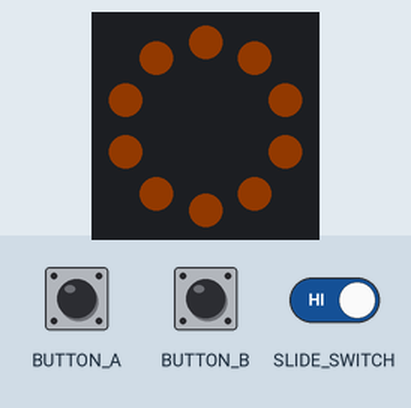
The program below on a simulated Circuit Playground running CircuitPython. Shown: the board's ring of 10 RGB LEDs (number 0 left of the top, counting anticlockwise). Inputs (shaded band) come from the test bench. Dim RGB values are drawn brighter than linear.

Above: at 1.25 s.
1.3 s: slide switch moved to the right
At 1.4 s:
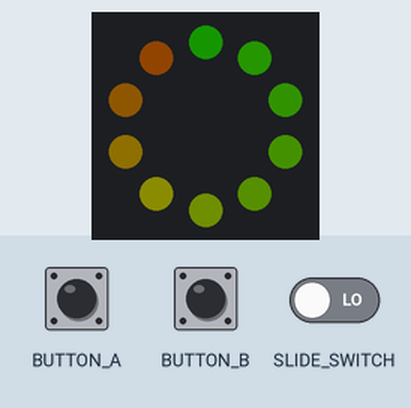
3.0 s: slide switch moved to the left
At 4.27 s:
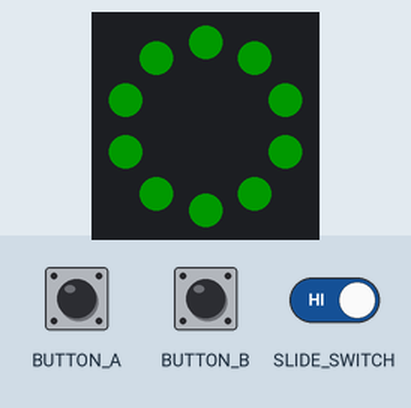
6.0 s: slide switch moved to the right
At 6.15 s:
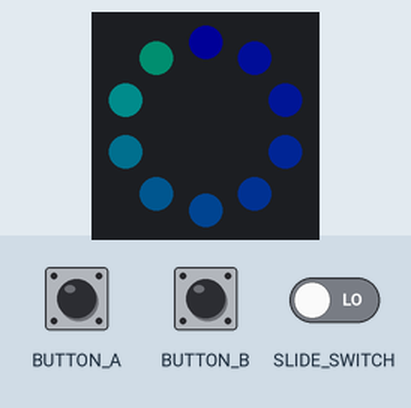
7.7 s: slide switch moved to the left
At 8.52 s:
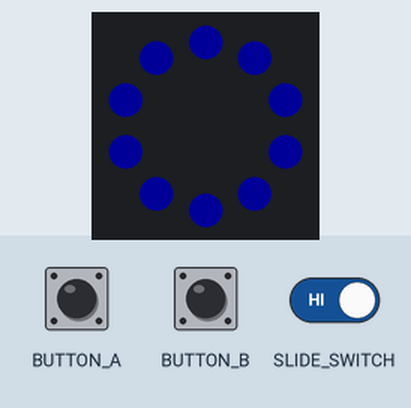
10.7 s: slide switch moved to the right
At 10.9 s:
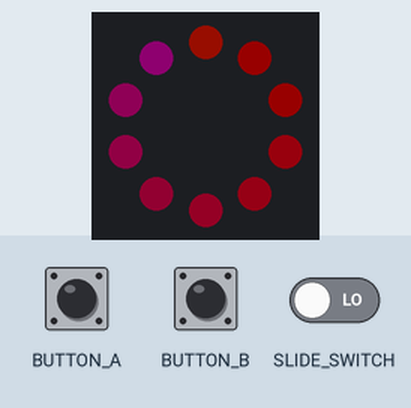
12.3 s: slide switch moved to the left
At 14.8 s:
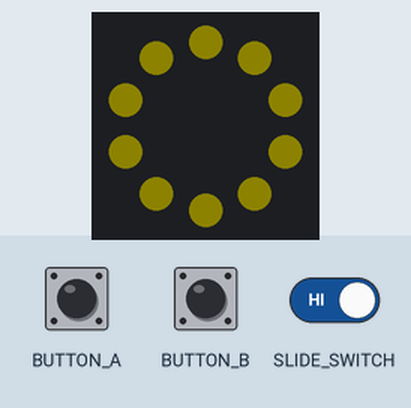

Measured:
- after the input at 1.3 s, the LEDs: first change at once (image 1 shows a later state)
- after the input at 6.0 s, the LEDs: first change at once (image 3 shows a later state)
- after the input at 10.7 s, the LEDs: first change at once (image 5 shows a later state)
- after the input at 12.3 s, the LEDs: first change at once (image 6 shows a later state)

The program:

code.py
```python
"""Create a gentle strobing rainbow glow.

The A and B buttons control the spread of the light spectrum.
"""
import time

import board
import digitalio
import neopixel

NUMBER_LEDS = 10
BRIGHTNESS = 0.1
UPDATES_PER_SECOND = 20
SPEED = 1  # How fast to progress through the rainbow

# Small values (0-10) put all lights in similar colour range
# 25 gives the full rainbow. Higher values give random-seeming
# colours next to each other.
colour_spread = 5

# The slider/switch
switch = digitalio.DigitalInOut(board.SLIDE_SWITCH)  # D7
switch.direction = digitalio.Direction.INPUT
switch.pull = digitalio.Pull.UP

# The buttons
button_a = digitalio.DigitalInOut(board.BUTTON_A)  # D4
button_a.direction = digitalio.Direction.INPUT
button_a.pull = digitalio.Pull.DOWN

button_b = digitalio.DigitalInOut(board.BUTTON_B)  # D5
button_b.direction = digitalio.Direction.INPUT
button_b.pull = digitalio.Pull.DOWN

pixels = neopixel.NeoPixel(board.NEOPIXEL, NUMBER_LEDS, brightness=BRIGHTNESS)


def int_to_rgb(pos):
    """Map a single integer in the range [0, 255] to a colour in the rainbow, linearly interpolating
    from pure red (0) to pure green (85) to pure blue (170) and back to red.
    """
    if pos < 0 or pos > 255:
        return 0, 0, 0
    if pos < 85:
        return int(255 - pos * 3), int(pos * 3), 0
    if pos < 170:
        pos -= 85
        return 0, int(255 - pos * 3), int(pos * 3)
    pos -= 170
    return int(pos * 3), 0, int(255 - (pos * 3))


i = 0
next_update = time.monotonic()
button_a_prev, button_b_prev = button_a.value, button_b.value
while True:
    next_update += 1 / UPDATES_PER_SECOND

    if switch.value:
        pixels.fill(int_to_rgb(i))
    else:
        if button_a.value and not button_a_prev:
            colour_spread = max(0, colour_spread - 1)
            button_a_prev = True
        elif button_b.value and not button_b_prev:
            colour_spread += 1
            button_b_prev = True

        button_a_prev, button_b_prev = button_a.value, button_b.value

        positions = [(i + colour_spread * j) % 255 for j in range(NUMBER_LEDS)]
        colours = [int_to_rgb(pos) for pos in positions]
        pixels[:] = colours

    sleep_for = max(next_update - time.monotonic(), 0)
    time.sleep(sleep_for)

    i = (i + SPEED) % 255
```
